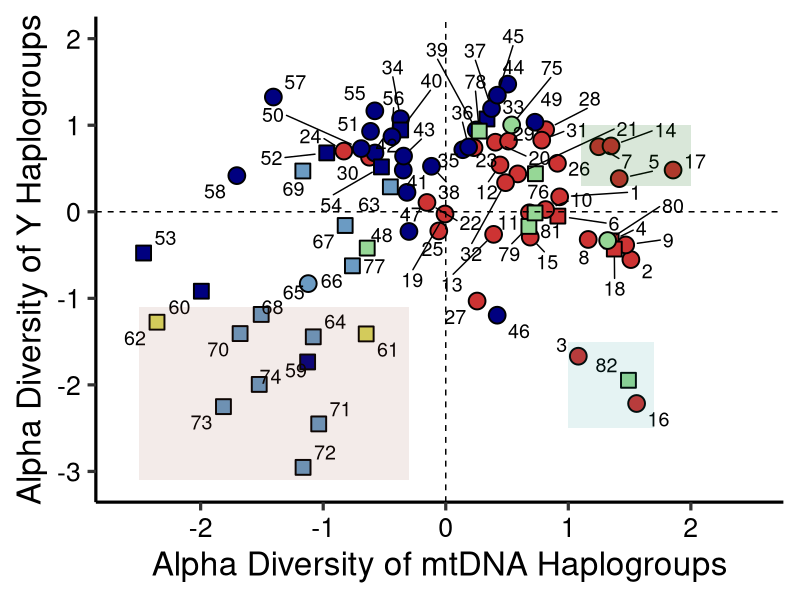
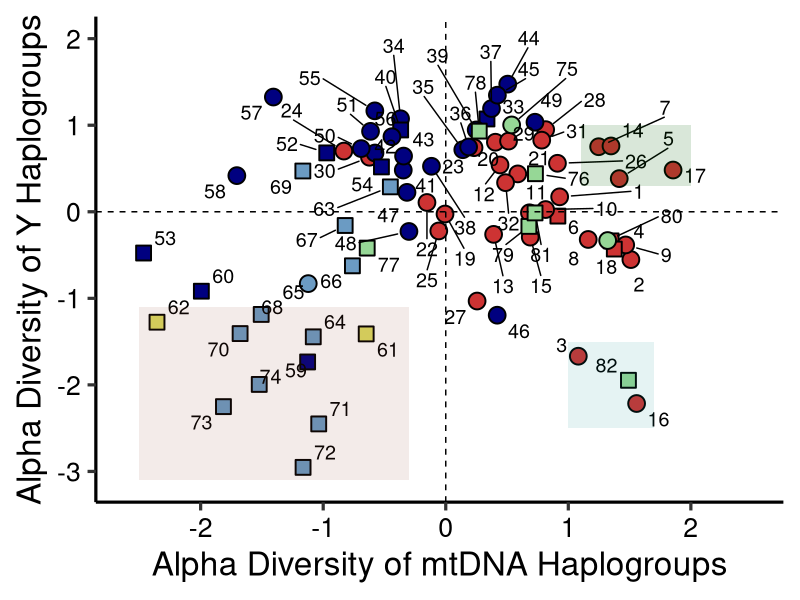

Generate these figures, in order, with R:
library(dplyr)
library(ggplot2)
library(stringr)
library(ggrepel)



df <- read.table("./mtDNA_vs_chrY_AlphaBetaDiversity.tsv", sep = "\t", header = T, stringsAsFactors = F)

head(df)


colors <- c("#cd3333", "#000080", "#dbdb61", "#6b9bc3", "#96d796")
names(colors) <- c("ANI", "ASI", "ASI-D", "AAA", "ATB")

df %>%
  mutate(ancestry = case_when(
    Population.Order %in% seq(1, 32) ~ "ANI", 
    Population.Order %in% seq(33, 60) ~ "ASI",
    Population.Order %in% seq(61, 62) ~ "ASI-D",
    Population.Order %in% seq(63, 74) ~ "AAA",
    Population.Order %in% seq(75, 82) ~ "ATB",
    Population.Order == "83" ~ "CAO",
    .default = "Others"
  )) %>%
  mutate(shape = if_else(str_detect(Ethnolinguistic.Group, "NonTribe"), 21, 22)) %>%
  filter(ancestry != "CAO") %>%
  ggplot(aes(x = mtDNA.Diversity..Z.score., y = Y.Diversity..Z.score.)) +
  geom_point(aes(fill = ancestry, shape = shape), stroke = 1, size = 5) +
  geom_text_repel(aes(label = Population.Order), point.padding = 1, box.padding = 0.4, max.overlaps = 50, min.segment.length = 0.5, size = 5) + 
  theme_classic(24) +
  theme(axis.text = element_text(color = "black")) +
  scale_fill_manual(values = colors, guide = F) +
  scale_shape_identity() +
  geom_hline(yintercept = 0, linetype = "dashed") +
  geom_vline(xintercept = 0, linetype = "dashed") +
  annotate("rect", xmin = -2.5, xmax = -0.3, ymin = -3.1, ymax = -1.1, fill = "coral4", alpha = 0.1) +
  annotate("rect", xmin = 1.1, xmax = 2, ymin = 0.3, ymax = 1, fill = "darkgreen", alpha = 0.15) +
  annotate("rect", xmin = 1, xmax = 1.7, ymin = -2.5, ymax = -1.5, fill = "cyan4", alpha = 0.1) +
  xlim(-2.6, 2.5) + ylim(-3.1, 2) +
  labs(x = "Alpha Diversity of mtDNA Haplogroups", y = "Alpha Diversity of Y Haplogroups")

ggsave("./Fig2e.png", width = 12, height = 7, dpi = 300, bg = "white")
